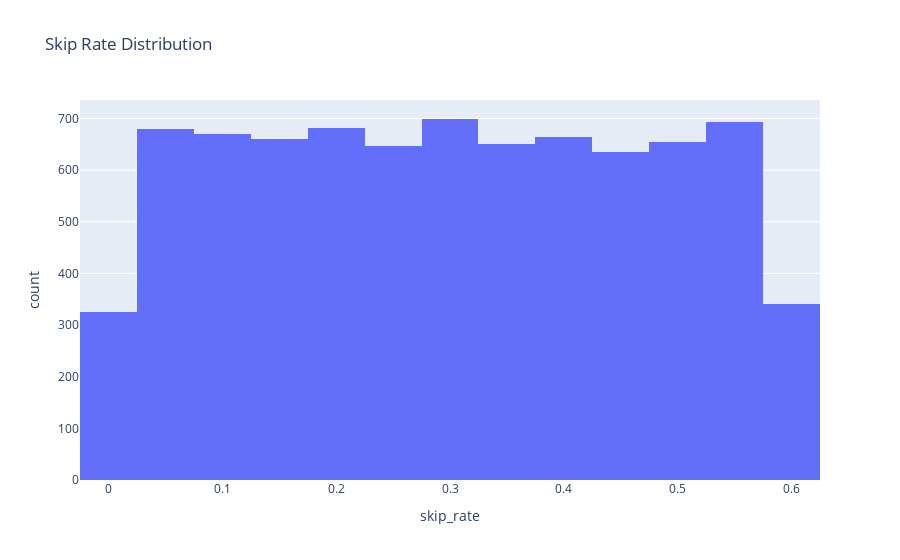
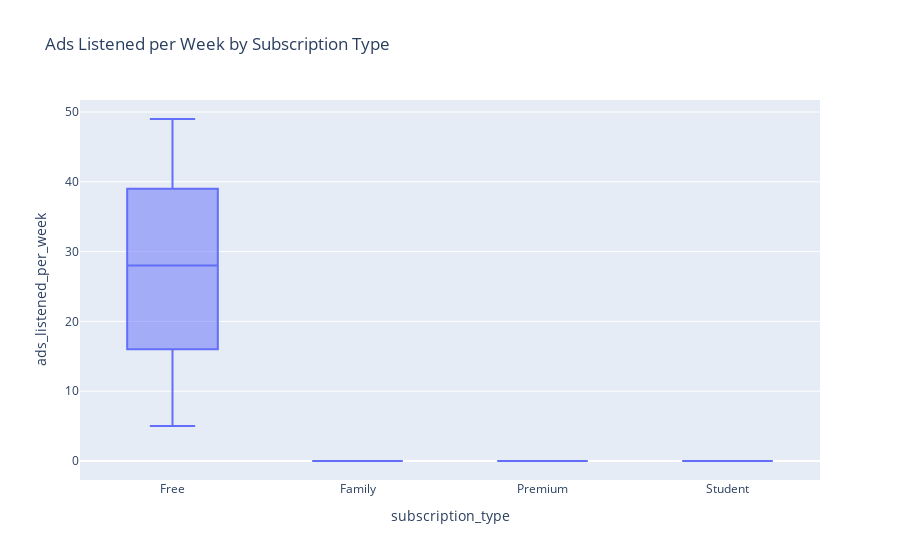
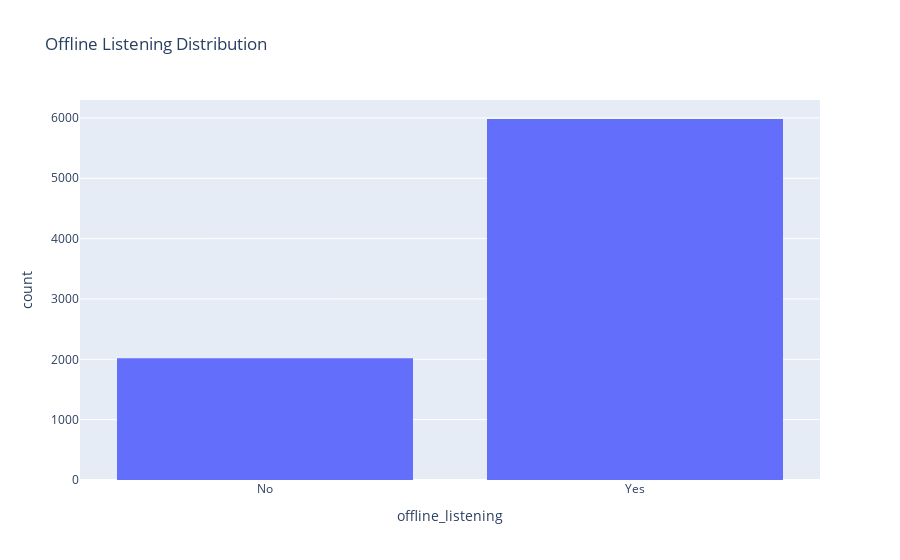

Notebook code cell kept with these figures, in order:
### Markdown cell above
## Customer Behavior Analysis
Analyze patterns in skip rate, ads listened, and offline listening.

### Code cell
# Visualize skip rate distribution
fig = px.histogram(df_temp, x='skip_rate', nbins=20, title='Skip Rate Distribution')
fig.show()

# Create a temporary dataframe for plotting with original categorical columns
# Re-load data to get original 'subscription_type' column for plotting
df_temp = pd.read_csv('spotify_churn_dataset.csv')

# Apply necessary transformations to df_temp that don't involve one-hot encoding 'subscription_type'
def age_lab(data):
    x = data["age"]
    if x <= 24:
        return "age_16-24"
    elif x <= 48:
        return "age_24-48"
    else:
        return "age_48-60"

df_temp["age_group"] = df_temp.apply(age_lab, axis=1)
df_temp["offline_listening"] = df_temp["offline_listening"].replace({1:"Yes",0:"No"})
df_temp["Churn"] = df_temp["is_churned"].replace({1:"Yes",0:"No"})


# Ads listened per week
fig = px.box(df_temp, x='subscription_type', y='ads_listened_per_week', title='Ads Listened per Week by Subscription Type')
fig.show()

# Offline listening analysis
fig = px.histogram(df_temp, x='offline_listening', title='Offline Listening Distribution')
fig.show()

### Figure 1 — Plotly figure (JSON) as saved in the notebook; plotly's stock layout.template omitted (floating-point values rounded to 4 significant figures; data arrays with more than 128 entries replaced by an {"elided": "..."} marker saying what was removed)
{"data": [{"bingroup": "x", "hovertemplate": "skip_rate=%{x}<br>count=%{y}<extra></extra>", "legendgroup": "", "marker": {"color": "#636efa", "pattern": {"shape": ""}}, "name": "", "nbinsx": 20, "orientation": "v", "showlegend": false, "type": "histogram", "x": {"elided": "8000 float values"}, "xaxis": "x", "yaxis": "y"}], "layout": {"barmode": "relative", "legend": {"tracegroupgap": 0}, "title": {"text": "Skip Rate Distribution"}, "xaxis": {"anchor": "y", "domain": [0, 1], "title": {"text": "skip_rate"}}, "yaxis": {"anchor": "x", "domain": [0, 1], "title": {"text": "count"}}}}

### Figure 2 — Plotly figure (JSON) as saved in the notebook; plotly's stock layout.template omitted (floating-point values rounded to 4 significant figures; data arrays with more than 128 entries replaced by an {"elided": "..."} marker saying what was removed)
{"data": [{"alignmentgroup": "True", "hovertemplate": "subscription_type=%{x}<br>ads_listened_per_week=%{y}<extra></extra>", "legendgroup": "", "marker": {"color": "#636efa"}, "name": "", "notched": false, "offsetgroup": "", "orientation": "v", "showlegend": false, "type": "box", "x": {"elided": "8000 str values"}, "x0": " ", "xaxis": "x", "y": {"elided": "8000 int values"}, "y0": " ", "yaxis": "y"}], "layout": {"boxmode": "group", "legend": {"tracegroupgap": 0}, "title": {"text": "Ads Listened per Week by Subscription Type"}, "xaxis": {"anchor": "y", "domain": [0, 1], "title": {"text": "subscription_type"}}, "yaxis": {"anchor": "x", "domain": [0, 1], "title": {"text": "ads_listened_per_week"}}}}

### Figure 3 — Plotly figure (JSON) as saved in the notebook; plotly's stock layout.template omitted (floating-point values rounded to 4 significant figures; data arrays with more than 128 entries replaced by an {"elided": "..."} marker saying what was removed)
{"data": [{"bingroup": "x", "hovertemplate": "offline_listening=%{x}<br>count=%{y}<extra></extra>", "legendgroup": "", "marker": {"color": "#636efa", "pattern": {"shape": ""}}, "name": "", "orientation": "v", "showlegend": false, "type": "histogram", "x": {"elided": "8000 str values"}, "xaxis": "x", "yaxis": "y"}], "layout": {"barmode": "relative", "legend": {"tracegroupgap": 0}, "title": {"text": "Offline Listening Distribution"}, "xaxis": {"anchor": "y", "domain": [0, 1], "title": {"text": "offline_listening"}}, "yaxis": {"anchor": "x", "domain": [0, 1], "title": {"text": "count"}}}}
